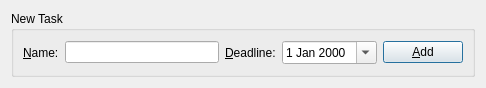
<?xml version="1.0" encoding="UTF-8"?>
<ui version="4.0">
 <class>Form</class>
 <widget class="QWidget" name="Form">
  <property name="geometry">
   <rect>
    <x>0</x>
    <y>0</y>
    <width>486</width>
    <height>88</height>
   </rect>
  </property>
  <property name="windowTitle">
   <string>Form</string>
  </property>
  <layout class="QGridLayout" name="gridLayout">
   <item row="0" column="0">
    <widget class="QGroupBox" name="newTaskLabel">
     <property name="title">
      <string>New Task</string>
     </property>
     <property name="flat">
      <bool>false</bool>
     </property>
     <layout class="QVBoxLayout" name="verticalLayout">
      <item>
       <layout class="QHBoxLayout" name="horizontalLayout">
        <item>
         <widget class="QLabel" name="name_label">
          <property name="text">
           <string>&amp;Name:</string>
          </property>
          <property name="buddy">
           <cstring>task_name_field</cstring>
          </property>
         </widget>
        </item>
        <item>
         <widget class="QLineEdit" name="task_name_field"/>
        </item>
        <item>
         <widget class="QLabel" name="deadline_label">
          <property name="text">
           <string>&amp;Deadline:</string>
          </property>
          <property name="buddy">
           <cstring>task_date_editor</cstring>
          </property>
         </widget>
        </item>
        <item>
         <widget class="QDateEdit" name="task_date_editor">
          <property name="calendarPopup">
           <bool>true</bool>
          </property>
         </widget>
        </item>
        <item>
         <widget class="QPushButton" name="add_button">
          <property name="text">
           <string>&amp;Add</string>
          </property>
          <property name="autoDefault">
           <bool>false</bool>
          </property>
          <property name="default">
           <bool>true</bool>
          </property>
          <property name="flat">
           <bool>false</bool>
          </property>
         </widget>
        </item>
       </layout>
      </item>
     </layout>
    </widget>
   </item>
  </layout>
 </widget>
 <resources/>
 <connections/>
</ui>
